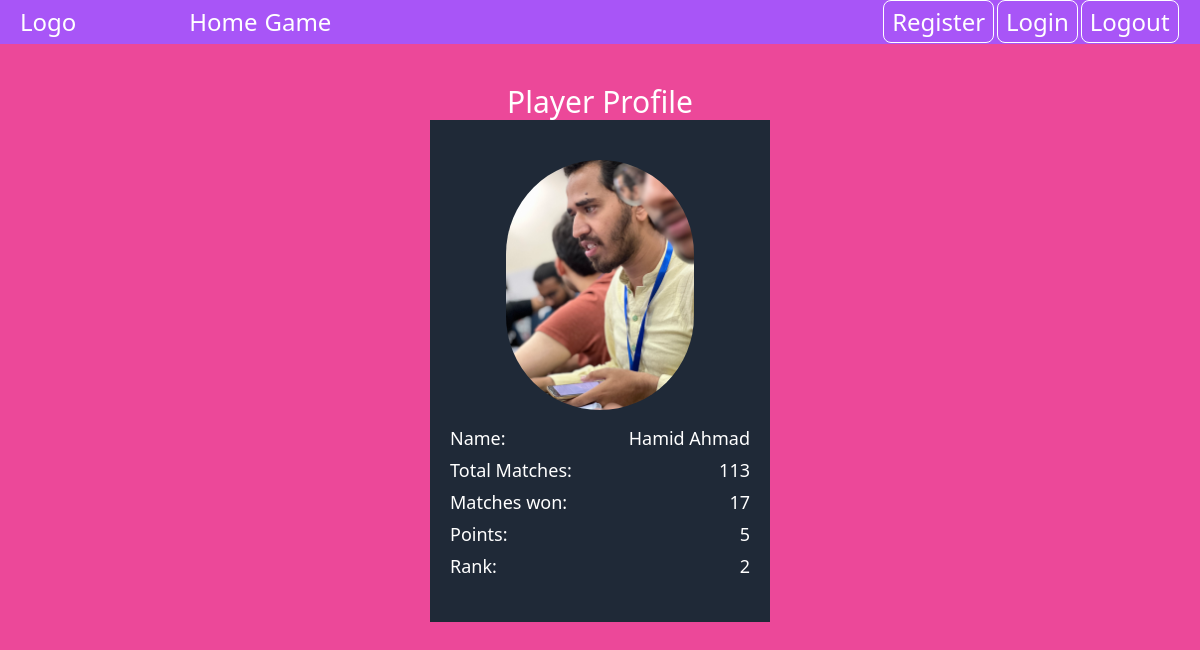
Page /user/3 (signed in) on the committed database.
### home/models.py (models this page shows)
class Profile(models.Model):
    user = models.OneToOneField(User, on_delete=models.CASCADE, related_name="profile")
    image = models.ImageField(verbose_name="user_image", blank=True, null=True, upload_to="profile/")
    wins = models.IntegerField(default=0)
    draws = models.IntegerField(default=0)
    losts = models.IntegerField(default=0)
    points = models.IntegerField(default=0)
    total_matches = models.IntegerField(default=0)
    rank = models.IntegerField()

### home/views.py (the view)
# urls.py: path("user/<id>", profile_page, name="profile_page")
@login_required
def profile_page(request, id):
    try:
        user = User.objects.filter(id=id).first()
        if(not user):
            return redirect('/')
        profile = Profile.objects.filter(user=user).first()
        return render(request, "pages/profile.html", {"user": user, "profile":profile})
    except Exception as e:
        print(e)
        return HttpResponse("Internal Server Error.")

### templates/pages/profile.html (shortened to what this page needs)
{% extends 'index.html' %}
{% block start %}
<div style="min-height: 100vh;" class="bg-pink-500 flex flex-col items-center py-5 md:py-10 ">
    <div>
        <h3 class="text-center text-white text-3xl">
            Player Profile
        </h3>
    </div>
    <div class="bg-gray-800 text-white md:px-6 md:py-10 lg:px-5 lg:py-13 sm:px-7 px-2 py-2 flex flex-col items-center">
        <div class="mb-3 flex flex-col items-center relative">
            {% if profile.image %}
                <img id="image"  class="h-[150px] sm:h-[200px] md:h-[250px] rounded-full" class="h-[100px]" src="{{profile.image.url}}" alt="">
            {% else %}
                {% load static %}
            {% endif %}
        </div>
        <div class="w-[200px] sm:w-[250px] md:w-[300px] flex flex-col">
            <div class="flex justify-between text-lg my-[2px]"><p>Name: </p><p>{{user.first_name}}</p></div>
            <div class="flex justify-between text-lg my-[2px]"><p>Total Matches:</p><p>{{profile.total_matches}}</p></div>
            <div class="flex justify-between text-lg my-[2px]"><p>Matches won: </p><p>{{profile.wins}}</p></div>
            <div class="flex justify-between text-lg my-[2px]"><p>Points: </p><p>{{profile.points}}</p></div>
            <div class="flex justify-between text-lg my-[2px]"><p>Rank: </p><p>{{profile.rank}}</p></div>
        </div>
    </div>
</div>
{% endblock start %}

### rows in the picture
Profile: image (picture), total_matches "113", wins "17", points "5", rank "2"

### other values in the picture
{{ user.first_name }} "Hamid Ahmad"
